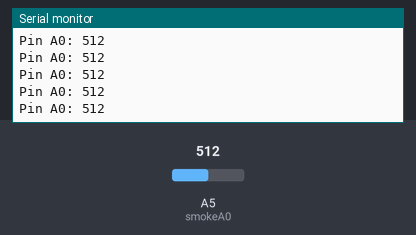
Simulated run of this sketch. Board: Arduino Uno, built with avr-gcc and run on an emulated ATmega328P. Shown: the last lines printed to the serial monitor. Inputs (shaded band) come from the test bench; at power-on: A5 (smokeA0) = 512.

Above: at 1.2 s.
1.3 s: A5 (smokeA0) set to 390
At 1.31 s:
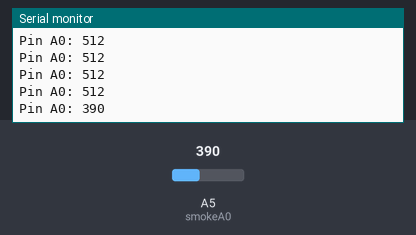
2.8 s: A5 (smokeA0) set to 410
At 2.82 s:
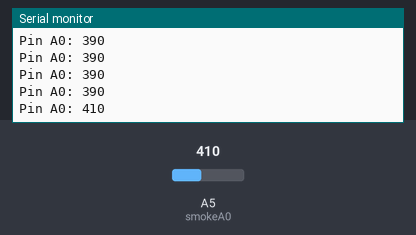
Timing chart, 0 to 5.8 s (numbered marks = the images above; inputs shaded):
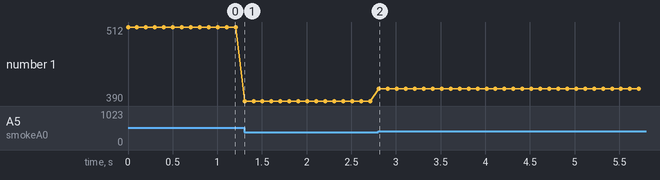

The sketch:

Code.ino
```cpp
int smokeA0 = A5;
int sensorThreshold = 400;

void setup() {
  pinMode(smokeA0, INPUT);
  Serial.begin(9600);
}

void loop() {
  int analogSensor = analogRead(smokeA0); //input sensor value

  Serial.print("Pin A0: ");
  Serial.println(analogSensor);
  delay(100);
}
```

Measured:
- after the input at 1.3 s, the serial monitor: prints a new line at once (image 1)
- after the input at 2.8 s, the serial monitor: prints a new line at once (image 2)
- plotted number 1: 512 → 390 after the input at 1.3 s, 390 → 410 after the input at 2.8 s
